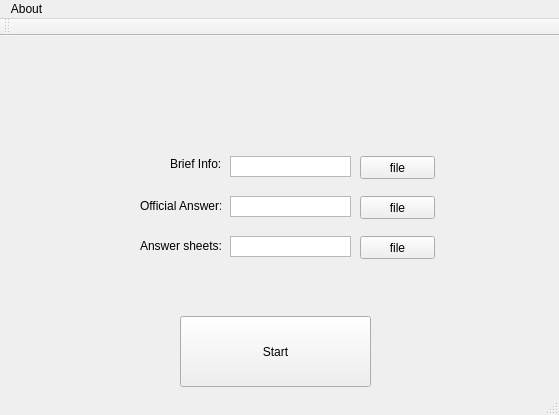
<?xml version="1.0" encoding="UTF-8"?>
<ui version="4.0">
 <class>MainWindow</class>
 <widget class="QMainWindow" name="MainWindow">
  <property name="geometry">
   <rect>
    <x>0</x>
    <y>0</y>
    <width>559</width>
    <height>415</height>
   </rect>
  </property>
  <property name="windowTitle">
   <string>ORL system</string>
  </property>
  <widget class="QWidget" name="centralWidget">
   <widget class="QPushButton" name="pushButton">
    <property name="geometry">
     <rect>
      <x>180</x>
      <y>280</y>
      <width>191</width>
      <height>71</height>
     </rect>
    </property>
    <property name="text">
     <string>Start</string>
    </property>
   </widget>
   <widget class="QPushButton" name="pushButton_2">
    <property name="geometry">
     <rect>
      <x>360</x>
      <y>120</y>
      <width>75</width>
      <height>23</height>
     </rect>
    </property>
    <property name="text">
     <string>file</string>
    </property>
   </widget>
   <widget class="QLabel" name="label_2">
    <property name="geometry">
     <rect>
      <x>170</x>
      <y>120</y>
      <width>51</width>
      <height>16</height>
     </rect>
    </property>
    <property name="text">
     <string>Brief Info: </string>
    </property>
   </widget>
   <widget class="QPushButton" name="pushButton_3">
    <property name="geometry">
     <rect>
      <x>360</x>
      <y>160</y>
      <width>75</width>
      <height>23</height>
     </rect>
    </property>
    <property name="text">
     <string>file</string>
    </property>
   </widget>
   <widget class="QLabel" name="label_3">
    <property name="geometry">
     <rect>
      <x>140</x>
      <y>160</y>
      <width>81</width>
      <height>20</height>
     </rect>
    </property>
    <property name="text">
     <string>Official Answer:</string>
    </property>
   </widget>
   <widget class="QLabel" name="label_4">
    <property name="geometry">
     <rect>
      <x>140</x>
      <y>200</y>
      <width>81</width>
      <height>20</height>
     </rect>
    </property>
    <property name="text">
     <string>Answer sheets:</string>
    </property>
   </widget>
   <widget class="QPushButton" name="pushButton_4">
    <property name="geometry">
     <rect>
      <x>360</x>
      <y>200</y>
      <width>75</width>
      <height>23</height>
     </rect>
    </property>
    <property name="text">
     <string>file</string>
    </property>
   </widget>
   <widget class="QLabel" name="Logo">
    <property name="geometry">
     <rect>
      <x>50</x>
      <y>30</y>
      <width>451</width>
      <height>71</height>
     </rect>
    </property>
    <property name="styleSheet">
     <string notr="true">image: url(:/new/prefix1/cooltext1661496491.png);</string>
    </property>
    <property name="text">
     <string/>
    </property>
    <property name="alignment">
     <set>Qt::AlignCenter</set>
    </property>
   </widget>
   <widget class="QTextEdit" name="path_1">
    <property name="geometry">
     <rect>
      <x>230</x>
      <y>120</y>
      <width>121</width>
      <height>21</height>
     </rect>
    </property>
    <property name="verticalScrollBarPolicy">
     <enum>Qt::ScrollBarAlwaysOff</enum>
    </property>
    <property name="horizontalScrollBarPolicy">
     <enum>Qt::ScrollBarAlwaysOff</enum>
    </property>
    <property name="readOnly">
     <bool>false</bool>
    </property>
    <property name="acceptRichText">
     <bool>true</bool>
    </property>
   </widget>
   <widget class="QTextEdit" name="path_3">
    <property name="geometry">
     <rect>
      <x>230</x>
      <y>200</y>
      <width>121</width>
      <height>21</height>
     </rect>
    </property>
    <property name="verticalScrollBarPolicy">
     <enum>Qt::ScrollBarAlwaysOff</enum>
    </property>
    <property name="horizontalScrollBarPolicy">
     <enum>Qt::ScrollBarAlwaysOff</enum>
    </property>
   </widget>
   <widget class="QTextEdit" name="path_2">
    <property name="geometry">
     <rect>
      <x>230</x>
      <y>160</y>
      <width>121</width>
      <height>21</height>
     </rect>
    </property>
    <property name="verticalScrollBarPolicy">
     <enum>Qt::ScrollBarAlwaysOff</enum>
    </property>
    <property name="horizontalScrollBarPolicy">
     <enum>Qt::ScrollBarAlwaysOff</enum>
    </property>
   </widget>
  </widget>
  <widget class="QMenuBar" name="menuBar">
   <property name="geometry">
    <rect>
     <x>0</x>
     <y>0</y>
     <width>559</width>
     <height>21</height>
    </rect>
   </property>
   <widget class="QMenu" name="menuORL_system">
    <property name="title">
     <string>About</string>
    </property>
    <addaction name="actionAbout"/>
   </widget>
   <addaction name="menuORL_system"/>
  </widget>
  <widget class="QToolBar" name="mainToolBar">
   <attribute name="toolBarArea">
    <enum>TopToolBarArea</enum>
   </attribute>
   <attribute name="toolBarBreak">
    <bool>false</bool>
   </attribute>
  </widget>
  <widget class="QStatusBar" name="statusBar"/>
  <action name="actionAbout">
   <property name="text">
    <string>About ORL</string>
   </property>
  </action>
 </widget>
 <layoutdefault spacing="6" margin="11"/>
 <resources/>
 <connections/>
</ui>
